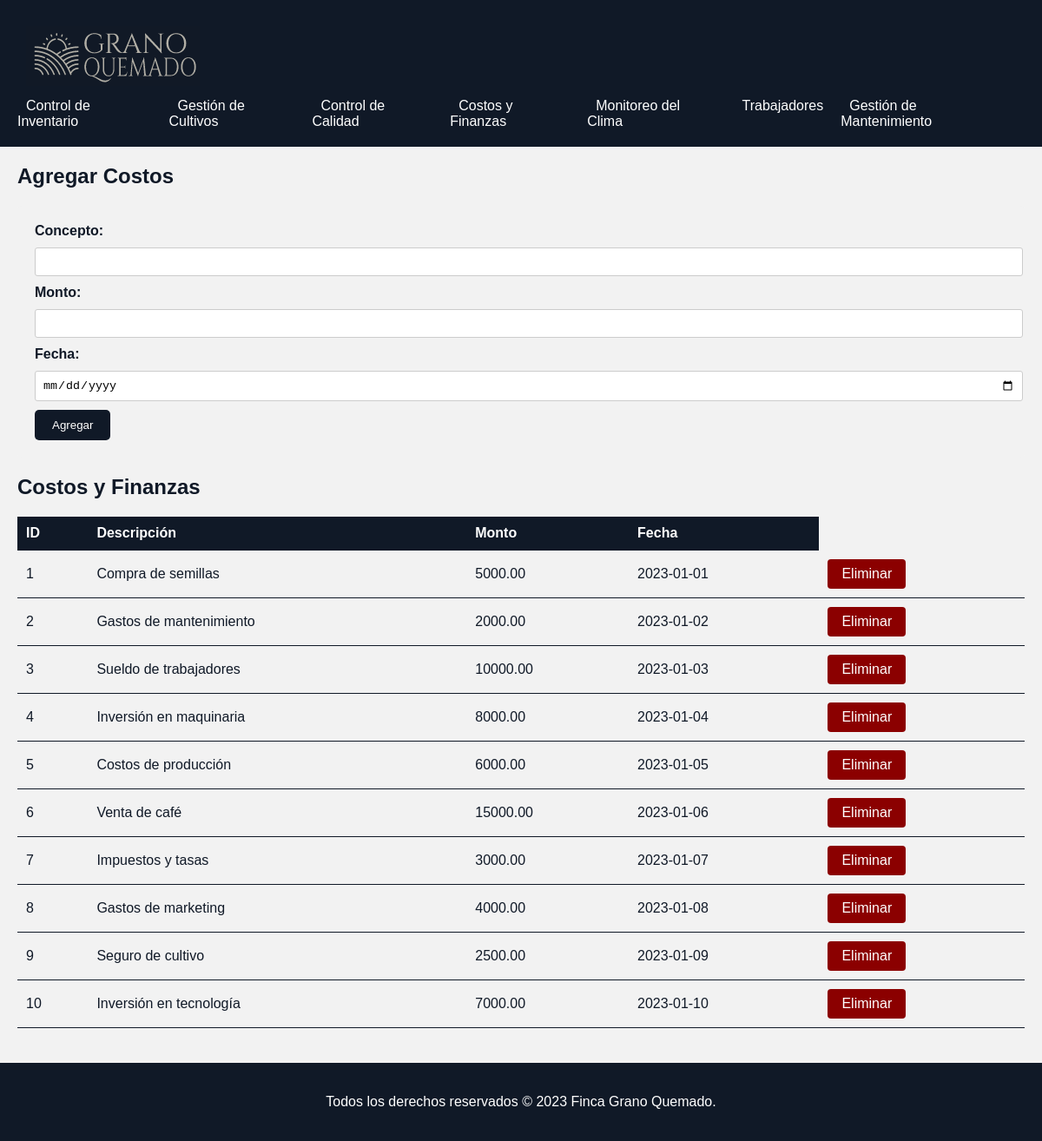
Screenshot of /costos-finanzas.php with the database file from the repository.
### tables this page shows
CREATE TABLE costos_finanzas (
    id SERIAL PRIMARY KEY,
    concepto VARCHAR(255) NOT NULL,
    monto DECIMAL(10, 2) NOT NULL,
    fecha_registro DATE NOT NULL
);

### costos-finanzas.php (the view, shortened to what this page needs)
<!DOCTYPE html>
<html>
<head>
    <link rel="stylesheet" href="styles/styles.css">
</head>
<body>
    <header>
    <img src="public/logo.png" alt="Logo" class="logo-img">
        <nav>
        <ul>
            <li><a href="index.php">Control de Inventario</a></li>
            <li><a href="gestion-cultivos.php">Gestión de Cultivos</a></li>
            <li><a href="control-calidad.php">Control de Calidad</a></li>
            <li><a href="costos-finanzas.php">Costos y Finanzas</a></li>
            <li><a href="monitoreo-clima.php">Monitoreo del Clima</a></li>
            <li><a href="trabajadores.php">Trabajadores</a></li>
            <li><a href="gestion-mantenimiento.php">Gestión de Mantenimiento</a></li>
            </ul>
        </nav>
    </header>
    <main>
        <section class="inventory">
            <h2>Agregar Costos</h2>
        <form action="agregar/agregar-costosfinanzas.php" method="POST">
            <label for="concepto">Concepto:</label>
            <input type="text" id="concepto" name="concepto" required>
            <label for="monto">Monto:</label>
            <input type="number" id="monto" name="monto" required>
            <label for="fecha_registro">Fecha:</label>
            <input type="date" id="fecha_registro" name="fecha_registro" required>
            <input type="submit" value="Agregar">
        </form>
        <h2>Costos y Finanzas</h2>
               <?php
                require 'conexion.php';
                $sql = "SELECT * FROM costos_finanzas";
                $result = $conn->query($sql);
                if ($result->num_rows > 0) {
                    echo "<table>
                    <tr>
                        <th>ID</th>
                        <th>Descripción</th>
                        <th>Monto</th>
                        <th>Fecha</th>
                    </tr>";
                    while ($row = $result->fetch_assoc()) {
                        echo "<tr>
                            <td>".$row["id"]."</td>
                            <td>".$row["concepto"]."</td>
                            <td>".$row["monto"]."</td>
                            <td>".$row["fecha_registro"]."</td>
                            <td><a  value=\"Eliminar\" class=\"delete-button\" onClick=\"return confirm('¿Estás seguro de eliminar este registro?');\" a href=\"eliminar/eliminar-costo.php?id=".$row["id"]."\">Eliminar</a></td>
                        </tr>";
                    }
                    echo "</table>";
                } else {
    echo "No se encontraron registros en Costos y Finanzas.";
                }
                ?>
    </section>
</main>
    <footer>
        <p>Todos los derechos reservados &copy; <?php echo date('Y'); ?> Finca Grano Quemado.</p>
    </footer>
</body>
</html>

### styles/styles.css (style rules this page uses)
body { background-color: #f2f2f2; color: #101927; font-family: Arial, sans-serif; margin: 0; padding: 0; }
header { background-color: #101927; padding: 20px; }
.logo-img { margin-right: 10px; padding: 10px; }
nav { display: flex; justify-content: center; }
nav ul { margin: 0; padding: 0; list-style: none; display: flex; }
nav ul li { margin-right: 10px; }
nav ul li a { color: #ffffff; text-decoration: none; padding: 10px; border-radius: 5px; transition: background-color 0.3s ease, color 0.3s ease; }
main { padding: 20px; }
section.inventory { margin-bottom: 20px; }
h2 { margin-top: 0; }
form { margin-bottom: 20px; background-color: #f2f2f2; padding: 20px; border-radius: 5px; }
label { display: block; margin-bottom: 10px; font-weight: bold; }
input[type="text"], input[type="number"], input[type="date"], input[type="int"], select { width: 100%; padding: 8px; margin-bottom: 10px; border-radius: 3px; border: 1px solid #ccc; }
.delete-button { display: inline-block; padding: 8px 16px; background-color: #8B0000; color: #FFF; text-decoration: none; border-radius: 4px; transition: background-color 0.3s ease; }
input[type="submit"] { background-color: #101927; color: #ffffff; padding: 10px 20px; border: none; cursor: pointer; border-radius: 5px; }
table { width: 100%; border-collapse: collapse; }
th, td { padding: 10px; border-bottom: 1px solid #101927; text-align: left; }
th { background-color: #101927; color: #ffffff; }
tr:nth-child(even) { background-color: #f2f2f2; }
footer { background-color: #101927; padding: 20px; color: #ffffff; text-align: center; }

### rows the page displays
costos_finanzas: id "1", concepto "Compra de semillas", monto "5000.00", fecha_registro "2023-01-01"
costos_finanzas: id "2", concepto "Gastos de mantenimiento", monto "2000.00", fecha_registro "2023-01-02"
costos_finanzas: id "3", concepto "Sueldo de trabajadores", monto "10000.00", fecha_registro "2023-01-03"
costos_finanzas: id "4", concepto "Inversión en maquinaria", monto "8000.00", fecha_registro "2023-01-04"
costos_finanzas: id "5", concepto "Costos de producción", monto "6000.00", fecha_registro "2023-01-05"
costos_finanzas: id "6", concepto "Venta de café", monto "15000.00", fecha_registro "2023-01-06"
costos_finanzas: id "7", concepto "Impuestos y tasas", monto "3000.00", fecha_registro "2023-01-07"
costos_finanzas: id "8", concepto "Gastos de marketing", monto "4000.00", fecha_registro "2023-01-08"
costos_finanzas: id "9", concepto "Seguro de cultivo", monto "2500.00", fecha_registro "2023-01-09"
costos_finanzas: id "10", concepto "Inversión en tecnología", monto "7000.00", fecha_registro "2023-01-10"
